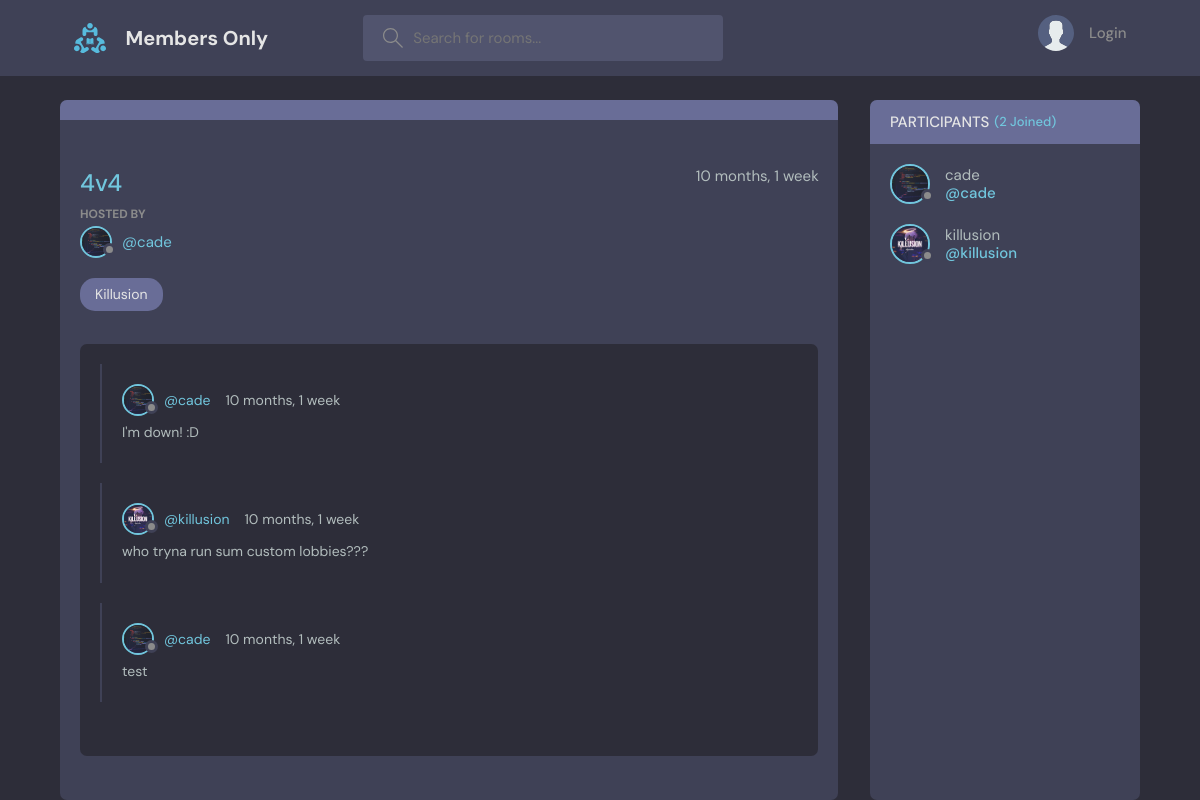
Page /room/1/ on the earlier database version.
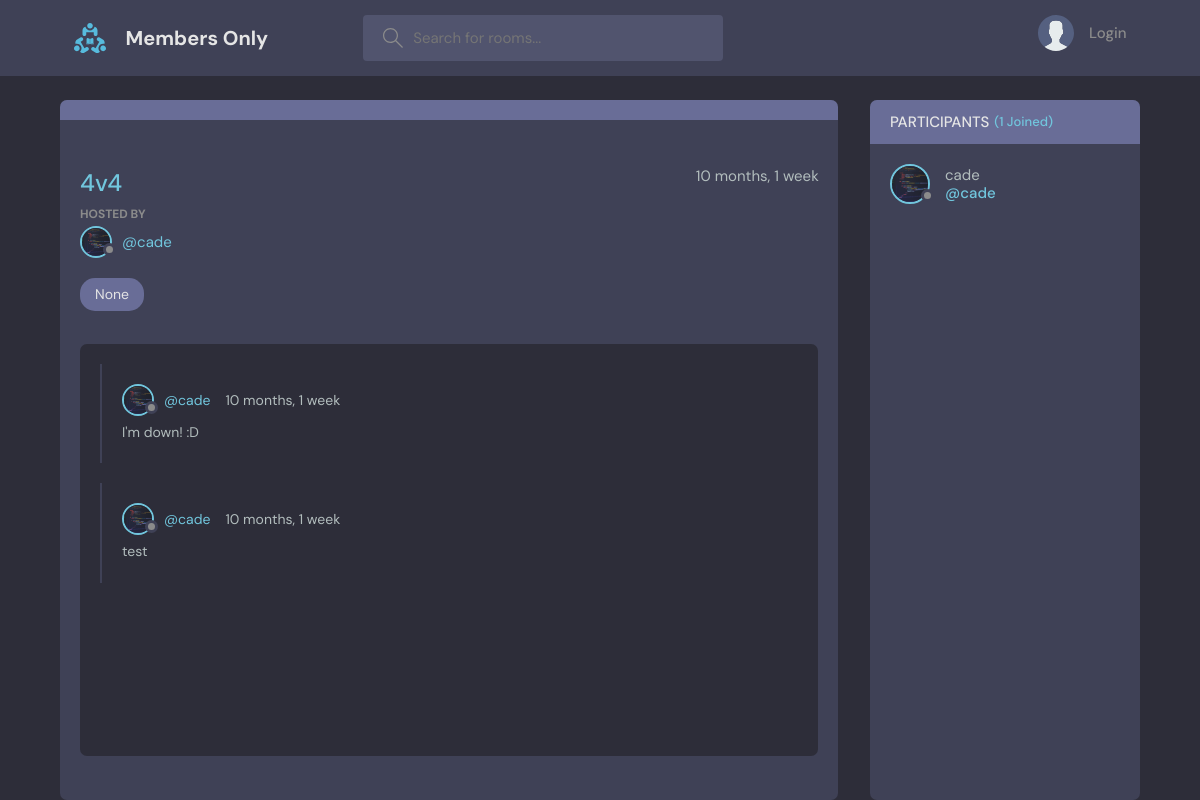
Same page on the later database version.
### base/models.py (models this page shows, shortened)
class Room(models.Model):
    host = models.ForeignKey(User, on_delete=models.SET_NULL, null=True)
    topic = models.ForeignKey(Topic, on_delete=models.SET_NULL, null=True)
    name = models.CharField(max_length=200)
    description = models.TextField(null=True, blank=True)
    participants = models.ManyToManyField(User, related_name='participants', blank=True)
    updated = models.DateTimeField(auto_now=True)
    created = models.DateTimeField(auto_now_add=True)
    class Meta:
        ordering = ['-updated', '-created']

class Topic(models.Model):
    name = models.CharField(max_length=200)
    def __str__(self):
        return self.name

class Message(models.Model):
    user = models.ForeignKey(User, on_delete=models.CASCADE)
    room = models.ForeignKey(Room, on_delete=models.CASCADE)
    body = models.TextField()
    updated = models.DateTimeField(auto_now=True)
    created = models.DateTimeField(auto_now_add=True)
    class Meta:
        ordering = ['-updated', '-created']

class User(AbstractUser):
    name = models.CharField(max_length=200, null=True)
    email = models.EmailField(unique=True, null=True)
    bio = models.TextField(null=True)
    avatar = models.ImageField(null=True, default="avatar.svg")
    USERNAME_FIELD = 'email'
    REQUIRED_FIELDS = []

### base/views.py (the view, shortened to what this page needs)
# urls.py: path('room/<str:pk>/', views.room, name="room"),
def room(request, pk):
    room = Room.objects.get(id=pk)
    room_messages = room.message_set.all().order_by('-created')
    participants = room.participants.all()
    context = {"room":room, "room_messages":room_messages,
                "participants":participants}
    return render(request, 'base/room.html', context)

### base/templates/base/room.html (shortened to what this page needs)
{% extends 'main.html' %}
    {% block content %}
    <main class="profile-page layout layout--2">
      <div class="container">
        <div class="room">
          <div class="room__top">
          </div>
          <div class="room__box scroll">
            <div class="room__header scroll">
              <div class="room__info">
                <h3>{{room.name}}</h3>
                <span>{{room.created | timesince}}</span>
              </div>
              <div class="room__hosted">
                <p>Hosted By</p>
                <a href="{% url 'user-profile' user.id %}" class="room__author">
                  <div class="avatar avatar--small">
                    <img src="{{room.host.avatar.url}}" />
                  </div>
                  <span>@{{room.host.username}}</span>
                </a>
              </div>
              <span class="room__topics">{{room.topic}}</span>
            </div>
            <div class="room__conversation">
              <div class="threads scroll">
                {% for message in room_messages %}
                <div class="thread">
                  <div class="thread__top">
                    <div class="thread__author">
                      <a href="{% url 'user-profile' user.id %}" class="thread__authorInfo">
                        <div class="avatar avatar--small">
                          <img src="{{message.user.avatar.url}}" />
                        </div>
                        <span>@{{message.user.username}}</span>
                      </a>
                      <span class="thread__date">{{message.created | timesince}}</span>
                    </div>
                  </div>
                  <div class="thread__details">
                    {{message.body}}
                  </div>
                </div>
                {% endfor %}
              </div>
            </div>
          </div>
        </div>
        <div class="participants">
          <h3 class="participants__top">Participants <span>({{participants.count}} Joined)</span></h3>
          <div class="participants__list scroll">
            {% for user in participants %}
            <a href="{% url 'user-profile' user.id %}" class="participant">
              <div class="avatar avatar--medium">
                <img src="{{user.avatar.url}}" />
              </div>
              <p>
                {{user.username}}
                <span>@{{user.username}}</span>
              </p>
            </a>
            {% endfor %}
          </div>
        </div>
      </div>
    </main>
  {% endblock %}

Differences in the rows shown:
removed Message: user.avatar (picture), user.username "killusion", created "10 months, 1 week", body "who tryna run sum custom lobbies???"
removed User: avatar (picture), username "killusion"
changed Room "cade": topic "Killusion" → "None"
Other differences:
{{ participants.count }}: "2" → "1"
